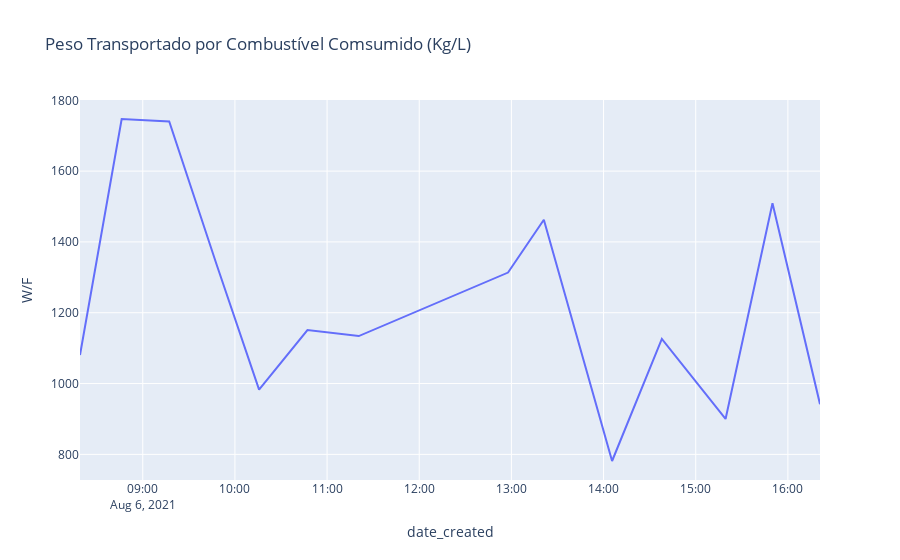

Notebook source saved alongside this figure:
### Markdown cell above
## Peso Transportado por Combustível Consumido

A relação entre os dois dados permitirá a verificação da eficácia de maquinários nas realizações das operações elencadas.

* Forma de Cálculo: Peso Transportado por um equipamento em relação à quantidade de combustível consumido em determinado trecho
* Unidade: Kg/L
* PtCC = Massa Transportada (Kg) / Volume Consumido (L)

### Code cell
# df_transp = df.copy()
df_transp = df.loc[df['date_created'] < '2021-08-07 00:00:00']
# display(df_transp)
last_status = df_transp.iloc[0,1]
weight_acc = 0 #Peso acumulado

def WeightPerFuel(df):
    global last_status, weight_acc
    weight_per_fuel = None
    cur_status = df['status']
    if (last_status == 'Parado' or last_status == 'Movimento' or last_status == 'Descarregando') and (cur_status == 'Carregando'):
        weight_acc += df['weight']
    if (cur_status == 'Movimento') and (last_status == 'Carregando'):
        weight_per_fuel = round(weight_acc/df['fuel_comsumed'],2)
        weight_acc = 0
    last_status = cur_status
    return weight_per_fuel

df_transp['W/F'] = df_transp.apply(lambda x: WeightPerFuel(x), axis=1)
df_transp = df_transp.dropna(axis=0)
# display(df_transp) 
fig = px.line(df_transp, x="date_created", y="W/F", title="Peso Transportado por Combustível Comsumido (Kg/L)")
fig.show()

### Figure 1 — Plotly figure (JSON) as saved in the notebook; plotly's stock layout.template omitted (floating-point values rounded to 4 significant figures)
{"data": [{"hovertemplate": "date_created=%{x}<br>W/F=%{y}<extra></extra>", "legendgroup": "", "line": {"color": "#636efa", "dash": "solid"}, "marker": {"symbol": "circle"}, "mode": "lines", "name": "", "orientation": "v", "showlegend": false, "type": "scatter", "x": ["2021-08-06T08:19:09", "2021-08-06T08:46:17", "2021-08-06T09:17:14", "2021-08-06T09:48:11", "2021-08-06T10:15:44", "2021-08-06T10:47:13", "2021-08-06T11:20:38", "2021-08-06T12:57:49", "2021-08-06T13:21:07", "2021-08-06T14:05:33", "2021-08-06T14:37:56", "2021-08-06T15:19:25", "2021-08-06T15:49:58", "2021-08-06T16:20:54"], "xaxis": "x", "y": [1081.0, 1747.0, 1740, 1335.0, 983.0, 1151.0, 1134.0, 1314.0, 1463.0, 781.2, 1126, 900, 1509.0, 941.7], "yaxis": "y"}], "layout": {"legend": {"tracegroupgap": 0}, "title": {"text": "Peso Transportado por Combustível Comsumido (Kg/L)"}, "xaxis": {"anchor": "y", "domain": [0, 1], "title": {"text": "date_created"}}, "yaxis": {"anchor": "x", "domain": [0, 1], "title": {"text": "W/F"}}}}
